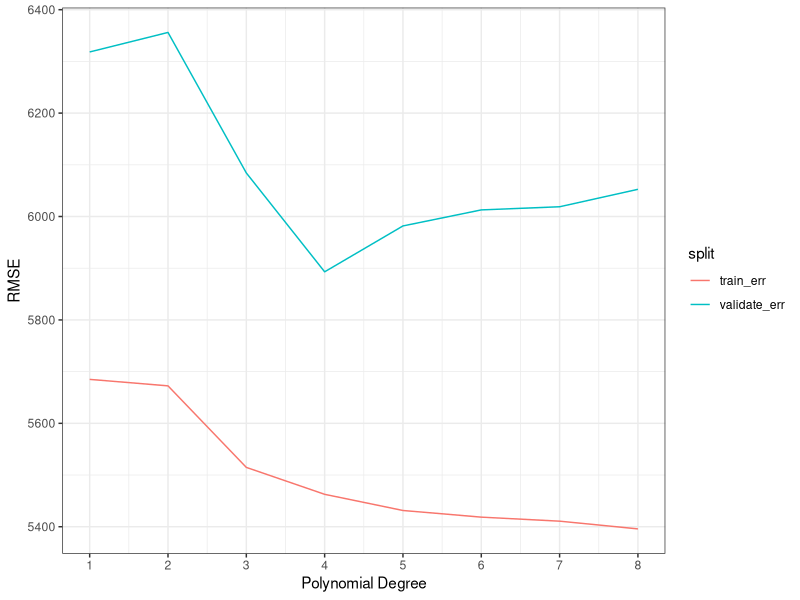
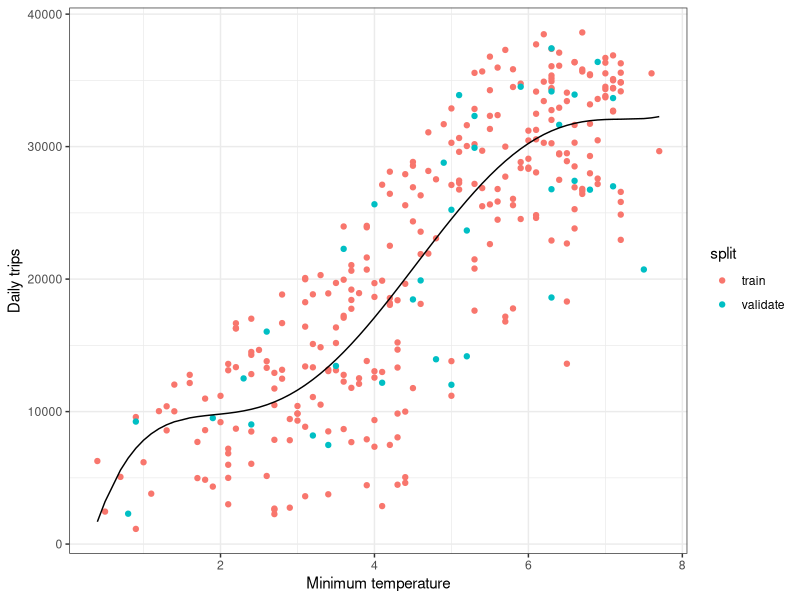
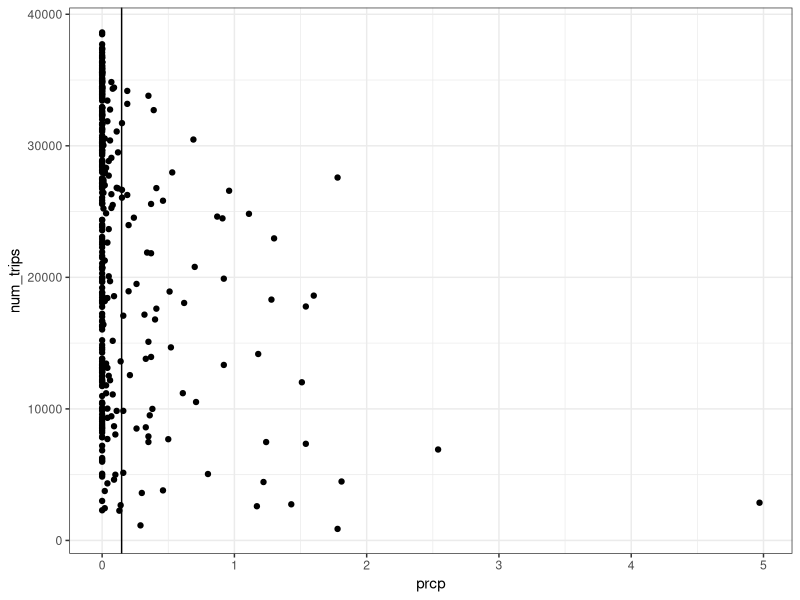
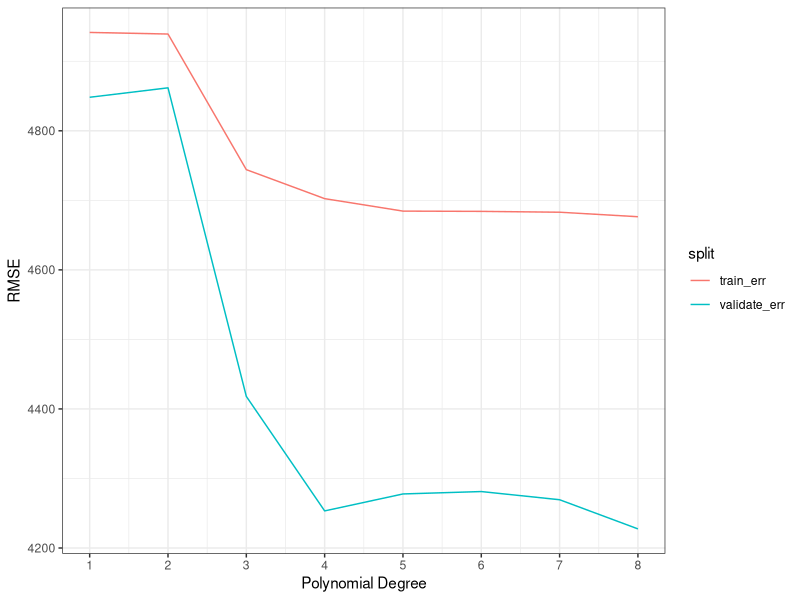
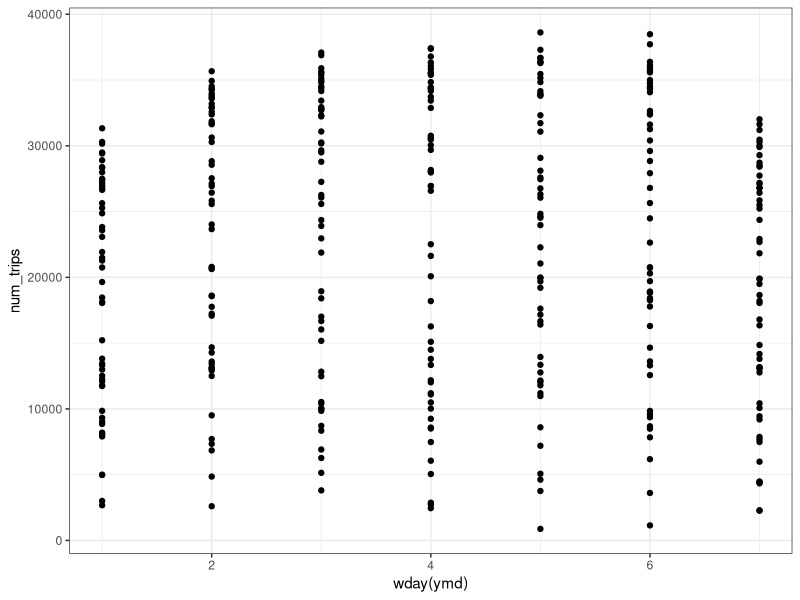
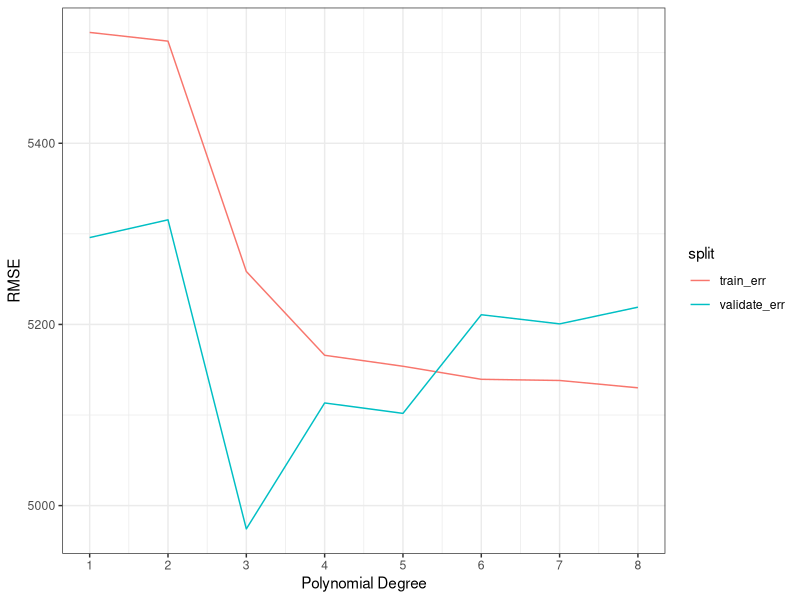
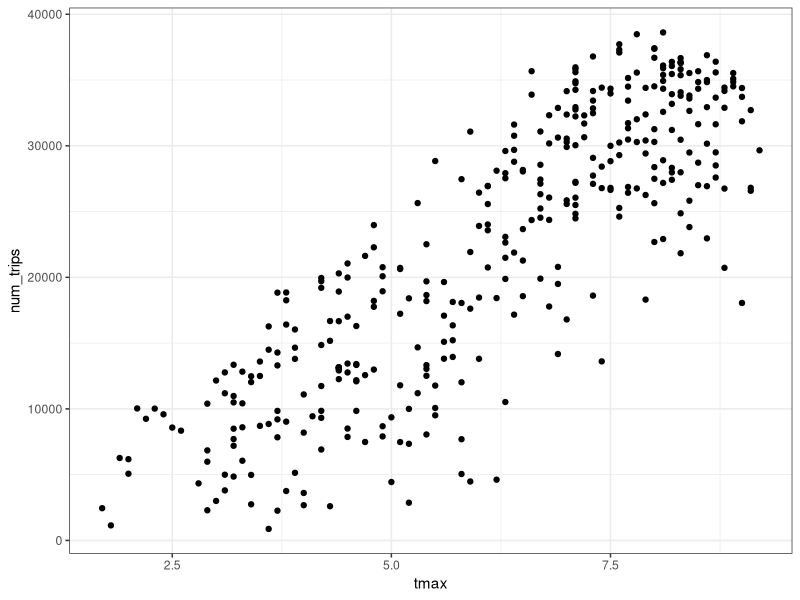
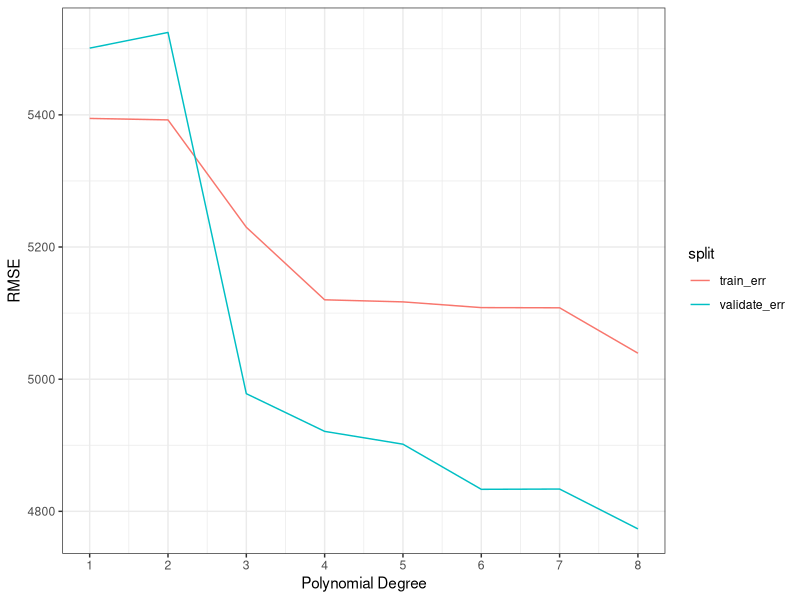

Generate these figures, in order, with R:
## ---- chunk 1

library(tidyverse)
library(scales)
library(modelr)
library(lubridate)

theme_set(theme_bw())
options(repr.plot.width=4, repr.plot.height=3)

trips_per_day <- read_tsv('trips_per_day.tsv')

View(trips_per_day)

## ---- chunk 2

num_days <- nrow(trips_per_day)
frac_train <- 0.8
num_train <- floor(num_days * frac_train)

# randomly sample rows for the training set
training_data <- sample(1:num_days, num_train, replace=F)

# used to fit the model
trips_per_day_train <- trips_per_day[training_data, ]

# used to evaluate the fit and test
trips_per_day_validate_and_test <- trips_per_day[-training_data, ]

num_days_in_validate_and_test <-nrow(trips_per_day_validate_and_test)
frac_validate <- 0.5
num_validate <- floor(num_days_in_validate_and_test * frac_validate)

# randomly sample rows for the validation set
validation_data <- sample(1:num_days_in_validate_and_test, num_validate, replace=F) 

# used to validate the model
trips_per_day_validate <- trips_per_day_validate_and_test[validation_data, ]

# used to test the model
trips_per_day_test <- trips_per_day_validate_and_test[-validation_data, ]

## ---- chunk 3

K <- 1:8

train_err <- c()
validate_err <- c()

for (k in K) {
  
  # fit on the training data
  model_tmin <- lm(num_trips ~ poly(tmin, k, raw=T), data=trips_per_day_train)
  
  # evaluate on the training data
  train_err[k] <- sqrt(mean((predict(model_tmin, trips_per_day_train) - trips_per_day_train$num_trips)^2))
  
  # evaluate on the validate data
  validate_err[k] <- sqrt(mean((predict(model_tmin, trips_per_day_validate) - trips_per_day_validate$num_trips)^2))
}

train_err
validate_err

# plot the training and validation error as a function of polynomial degree

plot_data <- data.frame(K, train_err, validate_err) %>%
  gather("split", "error", -K)

ggplot(plot_data, aes(x=K, y=error, color=split)) +
  geom_line() +
  scale_x_continuous(breaks=K) +
  xlab('Polynomial Degree') +
  ylab('RMSE')

## ---- chunk 4

# model for degree 5 polynomial
model_tmin5 <- lm(num_trips ~ poly(tmin, 5, raw=T), data=trips_per_day_train)

# train model
trips_per_day_train <- trips_per_day_train %>%
  add_predictions(model_tmin5) %>%
  mutate(split="train")

# validate model
trips_per_day_validate <- trips_per_day_validate %>%
  add_predictions(model_tmin5) %>%
  mutate(split="validate")

# plot the training data and validation data with the model
plot_data <- bind_rows(trips_per_day_train, trips_per_day_validate)

ggplot(plot_data, aes(x=tmin, y=num_trips)) +
  geom_point(aes(color=split)) +
  geom_line(aes(y=pred)) +
  xlab("Minimum temperature") +
  ylab('Daily trips') +
  scale_y_continuous()

# test the model
test_err <- sqrt(mean((predict(model_tmin5, trips_per_day_test) - trips_per_day_test$num_trips)^2))
test_err

rsquare(model_tmin, trips_per_day_train)
rsquare(model_tmin, trips_per_day_validate)

## ---- chunk 5

# plot the number of trips as a function of the precipitation

# find the mean, median, and standard deviation of the preciptation
trips_per_day %>%
  summarize(prcp_mean = mean(prcp), prcp_median = median(prcp), prcp_sd = sd(prcp))

trips_per_day %>%
  ggplot(aes(x = prcp, y = num_trips)) +
  geom_point() +
  geom_vline(xintercept = 0.1473699)



trips_per_day_with_rain <- trips_per_day %>% 
  mutate(too_rainy = prcp > mean(prcp))

View(trips_per_day_with_rain)

## ---- chunk 6

num_days <- nrow(trips_per_day_with_rain)
frac_train <- 0.8
num_train <- floor(num_days * frac_train)

# randomly sample rows for the training set
training_data <- sample(1:num_days, num_train, replace=F)

# used to fit the model
trips_per_day_with_rain_train <- trips_per_day_with_rain[training_data, ]

# used to evaluate the fit and test
trips_per_day_with_rain_validate_and_test <- trips_per_day_with_rain[-training_data, ]

num_days_in_validate_and_test <-nrow(trips_per_day_with_rain_validate_and_test)
frac_validate <- 0.5
num_validate <- floor(num_days_in_validate_and_test * frac_validate)

# randomly sample rows for the validation set
validation_data <- sample(1:num_days_in_validate_and_test, num_validate, replace=F) 

# used to validate the model
trips_per_day_with_rain_validate <- trips_per_day_with_rain_validate_and_test[validation_data, ]

# used to test the model
trips_per_day_with_rain_test <- trips_per_day_with_rain_validate_and_test[-validation_data, ]

## ---- chunk 7

K <- 1:8

train_err <- c()
validate_err <- c()

for (k in K) {
  
  # fit on the training data
  model_prcp <- lm(num_trips ~ poly(tmin, k, raw=T) + too_rainy, data=trips_per_day_with_rain_train)
  
  # evaluate on the training data
  train_err[k] <- sqrt(mean((predict(model_prcp, trips_per_day_with_rain_train) - trips_per_day_with_rain_train$num_trips)^2))
  
  # evaluate on the validate data
  validate_err[k] <- sqrt(mean((predict(model_prcp, trips_per_day_with_rain_validate) - trips_per_day_with_rain_validate$num_trips)^2))
}

train_err
validate_err

# plot the training and validation error as a function of polynomial degree

plot_data <- data.frame(K, train_err, validate_err) %>%
  gather("split", "error", -K)

ggplot(plot_data, aes(x=K, y=error, color=split)) +
  geom_line() +
  scale_x_continuous(breaks=K) +
  xlab('Polynomial Degree') +
  ylab('RMSE')

rsquare(model_prcp, trips_per_day_with_rain_train)
rsquare(model_prcp, trips_per_day_with_rain_validate)


## ---- chunk 8

# plot the number of trips as a function of whether or not a day is a weekend
trips_per_day %>%
  ggplot(aes(x = wday(ymd), y = num_trips)) +
  geom_point()

# add a column to the dataframe to indicate if a day is a weekend
trips_per_day_with_weekends <- trips_per_day %>% 
  mutate(is_weekend = wday(ymd) %in% c(1,7))

View(trips_per_day_with_weekends)

## ---- chunk 9

num_days <- nrow(trips_per_day_with_weekends)
frac_train <- 0.8
num_train <- floor(num_days * frac_train)

# randomly sample rows for the training set
training_data <- sample(1:num_days, num_train, replace=F)

# used to fit the model
trips_per_day_with_weekends_train <- trips_per_day_with_weekends[training_data, ]

# used to evaluate the fit and test
trips_per_day_with_weekends_validate_and_test <- trips_per_day_with_weekends[-training_data, ]

num_days_in_validate_and_test <-nrow(trips_per_day_with_weekends_validate_and_test)
frac_validate <- 0.5
num_validate <- floor(num_days_in_validate_and_test * frac_validate)

# randomly sample rows for the validation set
validation_data <- sample(1:num_days_in_validate_and_test, num_validate, replace=F) 

# used to validate the model
trips_per_day_with_weekends_validate <- trips_per_day_with_weekends_validate_and_test[validation_data, ]

# used to test the model
trips_per_day_with_weekends_test <- trips_per_day_with_weekends_validate_and_test[-validation_data, ]

## ---- chunk 10

K <- 1:8

train_err <- c()
validate_err <- c()

for (k in K) {
  
  # fit on the training data
  model_wknd <- lm(num_trips ~ poly(tmin, k, raw=T) + is_weekend, data=trips_per_day_with_weekends_train)
  
  # evaluate on the training data
  train_err[k] <- sqrt(mean((predict(model_wknd, trips_per_day_with_weekends_train) - trips_per_day_with_weekends_train$num_trips)^2))
  
  # evaluate on the validate data
  validate_err[k] <- sqrt(mean((predict(model_wknd, trips_per_day_with_weekends_validate) - trips_per_day_with_weekends_validate$num_trips)^2))
}

train_err
validate_err

# plot the training and validation error as a function of polynomial degree

plot_data <- data.frame(K, train_err, validate_err) %>%
  gather("split", "error", -K)

ggplot(plot_data, aes(x=K, y=error, color=split)) +
  geom_line() +
  scale_x_continuous(breaks=K) +
  xlab('Polynomial Degree') +
  ylab('RMSE')

rsquare(model_wknd, trips_per_day_with_weekends_train)
rsquare(model_wknd, trips_per_day_with_weekends_validate)


## ---- chunk 11

# plot the number of trips as a function of the precipitation
trips_per_day %>%
  ggplot(aes(x = tmax, y = num_trips)) +
  geom_point()

## ---- chunk 12

num_days <- nrow(trips_per_day)
frac_train <- 0.8
num_train <- floor(num_days * frac_train)

# randomly sample rows for the training set
training_data <- sample(1:num_days, num_train, replace=F)

# used to fit the model
trips_per_day_train <- trips_per_day[training_data, ]

# used to evaluate the fit and test
trips_per_day_validate_and_test <- trips_per_day[-training_data, ]

num_days_in_validate_and_test <-nrow(trips_per_day_validate_and_test)
frac_validate <- 0.5
num_validate <- floor(num_days_in_validate_and_test * frac_validate)

# randomly sample rows for the validation set
validation_data <- sample(1:num_days_in_validate_and_test, num_validate, replace=F) 

# used to validate the model
trips_per_day_validate <- trips_per_day_validate_and_test[validation_data, ]

# used to test the model
trips_per_day_test <- trips_per_day_validate_and_test[-validation_data, ]

## ---- chunk 13

K <- 1:8

train_err <- c()
validate_err <- c()

for (k in K) {
  
  # fit on the training data
  model_tmax <- lm(num_trips ~ poly(tmax, k, raw=T), data=trips_per_day_train)
  
  # evaluate on the training data
  train_err[k] <- sqrt(mean((predict(model_tmax, trips_per_day_train) - trips_per_day_train$num_trips)^2))
  
  # evaluate on the validate data
  validate_err[k] <- sqrt(mean((predict(model_tmax, trips_per_day_validate) - trips_per_day_validate$num_trips)^2))
}

train_err
validate_err

# plot the training and validation error as a function of polynomial degree

plot_data <- data.frame(K, train_err, validate_err) %>%
  gather("split", "error", -K)

ggplot(plot_data, aes(x=K, y=error, color=split)) +
  geom_line() +
  scale_x_continuous(breaks=K) +
  xlab('Polynomial Degree') +
  ylab('RMSE')

rsquare(model_tmax, trips_per_day_train)
rsquare(model_tmax, trips_per_day_validate)


## ---- chunk 14

trips_per_day_with_all_info <- trips_per_day %>% 
  mutate(too_rainy = prcp > mean(prcp)) %>% 
  mutate(is_weekend = wday(ymd) %in% c(1,7))

View(trips_per_day_with_all_info)

## ---- chunk 15

num_days <- nrow(trips_per_day_with_all_info)
frac_train <- 0.8
num_train <- floor(num_days * frac_train)

# randomly sample rows for the training set
training_data <- sample(1:num_days, num_train, replace=F)

# used to fit the model
trips_per_day_with_all_info_train <- trips_per_day_with_all_info[training_data, ]

# used to evaluate the fit and test
trips_per_day_with_all_info_validate_and_test <- trips_per_day_with_all_info[-training_data, ]

num_days_in_validate_and_test <-nrow(trips_per_day_with_all_info_validate_and_test)
frac_validate <- 0.5
num_validate <- floor(num_days_in_validate_and_test * frac_validate)

# randomly sample rows for the validation set
validation_data <- sample(1:num_days_in_validate_and_test, num_validate, replace=F) 

# used to validate the model
trips_per_day_with_all_info_validate <- trips_per_day_with_all_info_validate_and_test[validation_data, ]

# used to test the model
trips_per_day_with_all_info_test <- trips_per_day_with_all_info_validate_and_test[-validation_data, ]

## ---- chunk 16

K <- 1:8

train_err <- c()
validate_err <- c()

for (k in K) {
  
# fit on the training data
model_all <- lm(num_trips ~ poly(tmin, k, raw=T) + too_rainy + is_weekend + poly(tmax, k, raw=T), data=trips_per_day_with_all_info_train)
  
# evaluate on the training data
train_err[k] <- sqrt(mean((predict(model_all, trips_per_day_with_all_info_train) - trips_per_day_with_all_info_train$num_trips)^2))
  
  # evaluate on the validate data
  validate_err[k] <- sqrt(mean((predict(model_all, trips_per_day_with_all_info_validate) - trips_per_day_with_all_info_validate$num_trips)^2))
}

train_err
validate_err

# plot the training and validation error as a function of polynomial degree

plot_data <- data.frame(K, train_err, validate_err) %>%
  gather("split", "error", -K)

ggplot(plot_data, aes(x=K, y=error, color=split)) +
  geom_line() +
  scale_x_continuous(breaks=K) +
  xlab('Polynomial Degree') +
  ylab('RMSE')

## ---- chunk 17

# model for degree 3 polynomial
model_all3 <- lm(num_trips ~ poly(tmin, 3, raw=T) + too_rainy + is_weekend + tmax, data=trips_per_day_with_all_info_train)

# train model
trips_per_day_with_all_info_train <- trips_per_day_with_all_info_train %>%
  add_predictions(model_all3) %>%
  mutate(split="train")

# validate model
trips_per_day_with_all_info_validate <- trips_per_day_with_all_info_validate %>%
  add_predictions(model_all3) %>%
  mutate(split="validate")

# plot the training data and validation data with the model
plot_data <- bind_rows(trips_per_day_with_all_info_train, trips_per_day_with_all_info_validate)

ggplot(plot_data, aes(x=ymd, y=num_trips)) +
  geom_point(aes(color=split)) +
  geom_line(aes(y=pred)) +
  xlab("YMD") +
  ylab('Daily trips') +
  scale_y_continuous()

# find R^2 values

rsquare(model_all3, trips_per_day_with_all_info_train)
rsquare(model_all3, trips_per_day_with_all_info_validate)


## ---- chunk 18

# model for degree 3 polynomial
model_all4 <- lm(num_trips ~ poly(tmin, 4, raw=T) + too_rainy + is_weekend + tmax, data=trips_per_day_with_all_info_train)

# train model
trips_per_day_with_all_info_train <- trips_per_day_with_all_info_train %>%
  add_predictions(model_all4) %>%
  mutate(split="train")

# validate model
trips_per_day_with_all_info_validate <- trips_per_day_with_all_info_validate %>%
  add_predictions(model_all4) %>%
  mutate(split="validate")

# plot the training data and validation data with the model
plot_data <- bind_rows(trips_per_day_with_all_info_train, trips_per_day_with_all_info_validate)

ggplot(plot_data, aes(x=ymd, y=num_trips)) +
  geom_point(aes(color=split)) +
  geom_line(aes(y=pred)) +
  xlab("YMD") +
  ylab('Daily trips') +
  scale_y_continuous()

# find R^2 values

rsquare(model_all4, trips_per_day_with_all_info_train)
rsquare(model_all4, trips_per_day_with_all_info_validate)
